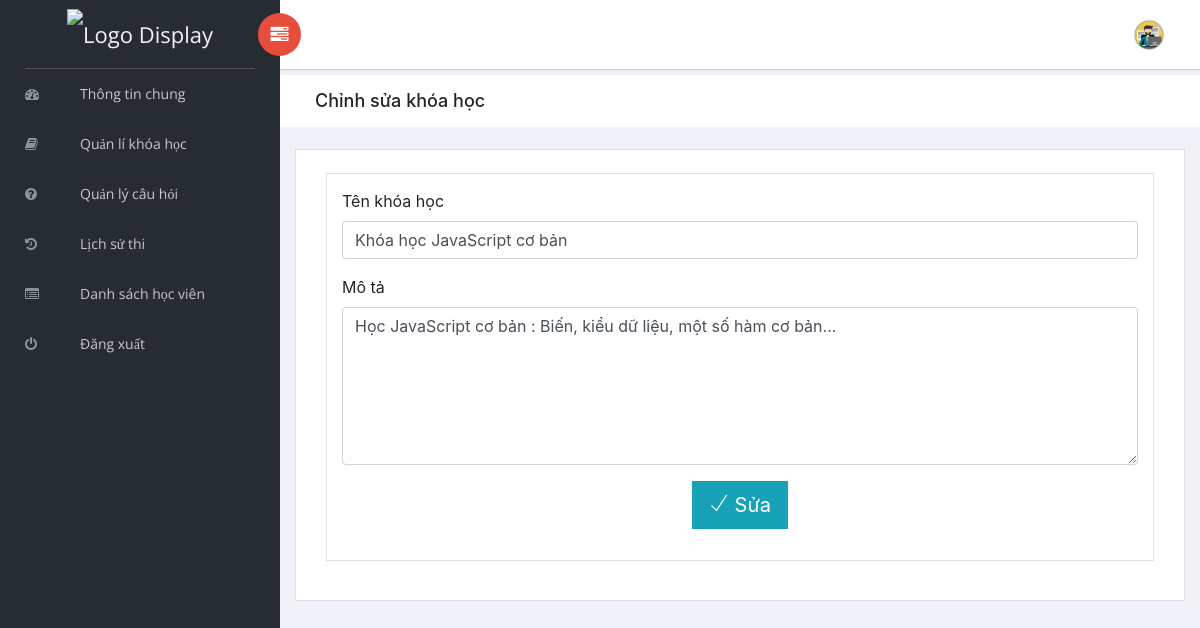
The app's page /admin/course-edit.php?course=7 (signed in) with its own data.
### tables this page shows
CREATE TABLE `khoa_hoc` (
  `id` int(5) NOT NULL,
  `name` varchar(255) NOT NULL,
  `description` longtext DEFAULT NULL
);

### admin/config/connection.php (called while the page is built, shortened)
<?php
class Connection
{
    private $host = DATABASE_HOST;
    private $user = DATABASE_USERNAME;
    private $pass = DATABASE_PASSWORD;
    private $name = DATABASE_NAME;
    public $link;
    private function DBconnect()
    {
        $this->link = new mysqli($this->host, $this->user, $this->pass, $this->name)
            or
            die("Lỗi kết nối Cơ Sở Dữ Liệu: " . $this->link->connect_error);
    }
}

### admin/course-edit.php (the view, shortened to what this page needs)
<?php
if (isset($_GET['course'])) {
    include_once("./config/connection.php");
    $link = new Connection;
    $query = "SELECT * FROM khoa_hoc WHERE id = '$_GET[course]' LIMIT 1";
    $res = mysqli_query($link->link, $query)->fetch_assoc();
} ?>
<!doctype html>
<html class="no-js" lang="en">
<head>
    <link rel="stylesheet" href="vendors/bootstrap/dist/css/bootstrap.min.css">
    <link rel="stylesheet" href="vendors/font-awesome/css/font-awesome.min.css">
    <link rel="stylesheet" href="vendors/themify-icons/css/themify-icons.css">
    <link rel="stylesheet" href="vendors/flag-icon-css/css/flag-icon.min.css">
    <link rel="stylesheet" href="vendors/selectFX/css/cs-skin-elastic.css">
    <link rel="stylesheet" href="assets/css/style.css">
    <link rel="stylesheet" href="assets/css/custome_style.css">
</head>
<body>
    <?php include_once("./layout/sidenav.php") ?>
    <div id="right-panel" class="right-panel">
        <?php include_once("./layout/header.php") ?>
        <div class="breadcrumbs">
            <div class="col-sm-4">
                <div class="page-header float-left">
                    <div class="page-title">
                        <h1>Chỉnh sửa khóa học</h1>
                    </div>
                </div>
            </div>
        </div>
        <div class="content mt-3">
            <div class="animated fadeIn">
                <div class="row">
                    <div class="col-lg-12">
                        <div class="card">
                            <div class="card-body">
                                <div class="col-lg-12 mt-2">
                                    <div class="card">
                                        <form action="" method="post" enctype="multipart/form-data">
                                            <div class="card-body card-block">
                                                <div class="form-group">
                                                    <label class=" form-control-label">Tên khóa học</label>
                                                    <input type="text" value="<?php echo $res['name'] ?>" placeholder="Tên khóa học" required name="name" class="form-control">
                                                </div>
                                                <div class="form-group">
                                                    <label class=" form-control-label">Mô tả</label>
                                                    <textarea name="description" placeholder="Mô tả khóa học..." class="form-control" rows="6"><?php echo $res['description'] ?></textarea>
                                                </div>
                                                <div class="form-group row justify-content-center">
                                                    <button type="submit" name="edit" class="btn btn-info btn-lg">
                                                        <i class="ti-check"></i> Sửa
                                                    </button>
                                                </div>
                                            </div>
                                        </form>
                                    </div>
                                </div>
                            </div>
                        </div>
                    </div>
                </div>
            </div>
        </div>
    </div>
</body>
</html>

### records on screen
khoa_hoc: name "Khóa học JavaScript cơ bản", description "Học JavaScript cơ bản : Biến, kiểu dữ liệu, một số hàm cơ bản..."
